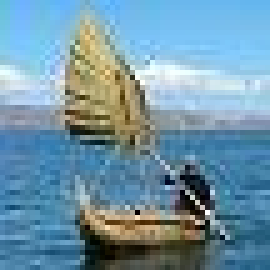
//> input picture trunk/Retargeting/Shifmap/Version01/boatman.jpg, 54 x 54 px (shown 5 times larger)
$ ./ShiftMap   (built with g++ and OpenCV 4)
//> lines starting //> are read from the running program, lines starting //| are printed output that depends on the picture
// ShiftMap.cpp : Defines the entry point for the console application.
//

#include "stdafx.h"
#include "Label.h"
#include "ShiftMapComputer.h"
#include <cv.h>
#include <highgui.h>
#include "example.h"
#include "ShiftMapVisualizer.h"

int _tmain(int argc, _TCHAR* argv[])
{
	// GridGraph_DfnSfn(10, 10, 100, 20);


	IplImage* input = cvLoadImage("boatman.jpg");
//> input is the input picture: 54 rows x 54 cols, CV_8UC3; mean B, G, R 168, 149.2, 112.2
	IplImage* saliency = cvLoadImage("boatmanCS.JPG");
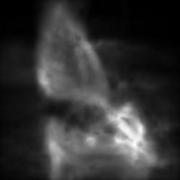
//> input picture trunk/Retargeting/Shifmap/Version01/boatmanCS.jpg, 180 x 180 px
//> saliency is the input picture: 180 rows x 180 cols, CV_8UC3; min 0, max 253, mean 51.4
  	// reverse the saliency
	for(int i = 0; i < saliency->width; i++)
		for(int j = 0; j < saliency->height; j++)
		{
			CvScalar value = cvGet2D(saliency, j, i);
			value.val[0] = 255 - value.val[0];
			value.val[1] = 255 - value.val[1];
			value.val[2] = 255 - value.val[2];
			cvSet2D(saliency, j, i, value);
		}
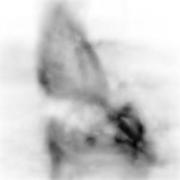
//> saliency: 180 rows x 180 cols, CV_8UC3; min 2, max 255, mean 203.6
	// [6 lines of commented-out code are left out]
	CvSize outputSize = cvSize(230, 180);

//> (the run ends here: the program needs code that is not available in this run, at `ShiftMapComputer* computer = new ShiftMapComputer();`)
